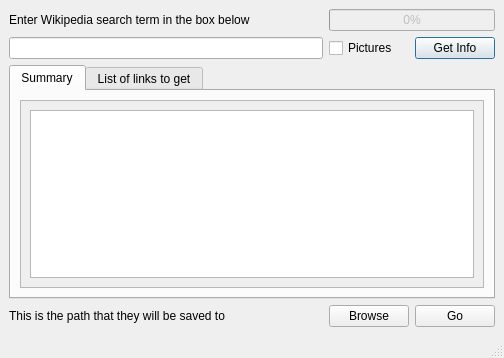
<?xml version="1.0" encoding="UTF-8"?>
<ui version="4.0">
 <class>MainWindow</class>
 <widget class="QMainWindow" name="MainWindow">
  <property name="geometry">
   <rect>
    <x>0</x>
    <y>0</y>
    <width>504</width>
    <height>358</height>
   </rect>
  </property>
  <property name="windowTitle">
   <string>MainWindow</string>
  </property>
  <widget class="QWidget" name="centralwidget">
   <layout class="QGridLayout" name="gridLayout">
    <item row="1" column="2">
     <widget class="QPushButton" name="tryWikipediaSearchButton">
      <property name="text">
       <string>Get Info</string>
      </property>
      <property name="autoDefault">
       <bool>true</bool>
      </property>
      <property name="default">
       <bool>true</bool>
      </property>
     </widget>
    </item>
    <item row="3" column="2">
     <widget class="QPushButton" name="saveFilesButton">
      <property name="toolTip">
       <string>Save Database</string>
      </property>
      <property name="text">
       <string>Go</string>
      </property>
     </widget>
    </item>
    <item row="3" column="1">
     <widget class="QPushButton" name="saveDirectoryButton">
      <property name="text">
       <string>Browse</string>
      </property>
     </widget>
    </item>
    <item row="0" column="1" colspan="2">
     <widget class="QProgressBar" name="progressBar">
      <property name="enabled">
       <bool>false</bool>
      </property>
      <property name="value">
       <number>0</number>
      </property>
     </widget>
    </item>
    <item row="2" column="0" colspan="3">
     <widget class="QTabWidget" name="tabsSummaryLinkList">
      <property name="toolTip">
       <string>Links to all the wikipedia pages that will be downloaded along with the initial one</string>
      </property>
      <property name="currentIndex">
       <number>0</number>
      </property>
      <widget class="QWidget" name="tab_3">
       <attribute name="title">
        <string>Summary</string>
       </attribute>
       <layout class="QVBoxLayout" name="verticalLayout_2">
        <item>
         <widget class="QScrollArea" name="scrollArea">
          <property name="widgetResizable">
           <bool>true</bool>
          </property>
          <widget class="QWidget" name="scrollAreaWidgetContents">
           <property name="geometry">
            <rect>
             <x>0</x>
             <y>0</y>
             <width>472</width>
             <height>225</height>
            </rect>
           </property>
           <layout class="QHBoxLayout" name="horizontalLayout">
            <item>
             <widget class="QTextBrowser" name="summaryTextBox">
              <property name="sizeAdjustPolicy">
               <enum>QAbstractScrollArea::AdjustIgnored</enum>
              </property>
              <property name="html">
               <string>&lt;!DOCTYPE HTML PUBLIC &quot;-//W3C//DTD HTML 4.0//EN&quot; &quot;http://www.w3.org/TR/REC-html40/strict.dtd&quot;&gt;
&lt;html&gt;&lt;head&gt;&lt;meta name=&quot;qrichtext&quot; content=&quot;1&quot; /&gt;&lt;style type=&quot;text/css&quot;&gt;
p, li { white-space: pre-wrap; }
&lt;/style&gt;&lt;/head&gt;&lt;body style=&quot; font-family:'MS Shell Dlg 2'; font-size:8pt; font-weight:400; font-style:normal;&quot;&gt;
&lt;p style=&quot;-qt-paragraph-type:empty; margin-top:0px; margin-bottom:0px; margin-left:0px; margin-right:0px; -qt-block-indent:0; text-indent:0px; font-family:'Segoe UI'; font-size:9pt;&quot;&gt;&lt;br /&gt;&lt;/p&gt;&lt;/body&gt;&lt;/html&gt;</string>
              </property>
             </widget>
            </item>
           </layout>
          </widget>
         </widget>
        </item>
       </layout>
      </widget>
      <widget class="QWidget" name="tab_4">
       <attribute name="title">
        <string>List of links to get</string>
       </attribute>
       <layout class="QHBoxLayout" name="horizontalLayout_3">
        <item>
         <widget class="QScrollArea" name="scrollArea_2">
          <property name="widgetResizable">
           <bool>true</bool>
          </property>
          <widget class="QWidget" name="scrollAreaWidgetContents_2">
           <property name="geometry">
            <rect>
             <x>0</x>
             <y>0</y>
             <width>472</width>
             <height>225</height>
            </rect>
           </property>
           <layout class="QHBoxLayout" name="horizontalLayout_2">
            <item>
             <layout class="QVBoxLayout" name="verticalLayout">
              <item>
               <widget class="QLabel" name="progressTracker">
                <property name="text">
                 <string/>
                </property>
               </widget>
              </item>
              <item>
               <widget class="QListWidget" name="listOfLinksBox"/>
              </item>
             </layout>
            </item>
           </layout>
          </widget>
         </widget>
        </item>
       </layout>
      </widget>
     </widget>
    </item>
    <item row="0" column="0">
     <widget class="QLabel" name="mainLabel">
      <property name="text">
       <string>Enter Wikipedia search term in the box below</string>
      </property>
     </widget>
    </item>
    <item row="1" column="0">
     <widget class="QLineEdit" name="searchTerm">
      <property name="statusTip">
       <string/>
      </property>
      <property name="whatsThis">
       <string>&lt;html&gt;&lt;head/&gt;&lt;body&gt;&lt;p&gt;Search Box&lt;/p&gt;&lt;/body&gt;&lt;/html&gt;</string>
      </property>
      <property name="clearButtonEnabled">
       <bool>false</bool>
      </property>
     </widget>
    </item>
    <item row="1" column="1">
     <widget class="QCheckBox" name="picturesCheck">
      <property name="toolTip">
       <string>Recursively get every page that is linked to any page linked to any page linked.....</string>
      </property>
      <property name="text">
       <string>Pictures</string>
      </property>
     </widget>
    </item>
    <item row="3" column="0">
     <widget class="QLabel" name="filePathLabel">
      <property name="text">
       <string>This is the path that they will be saved to</string>
      </property>
     </widget>
    </item>
   </layout>
  </widget>
  <widget class="QStatusBar" name="statusbar"/>
 </widget>
 <resources/>
 <connections/>
</ui>
